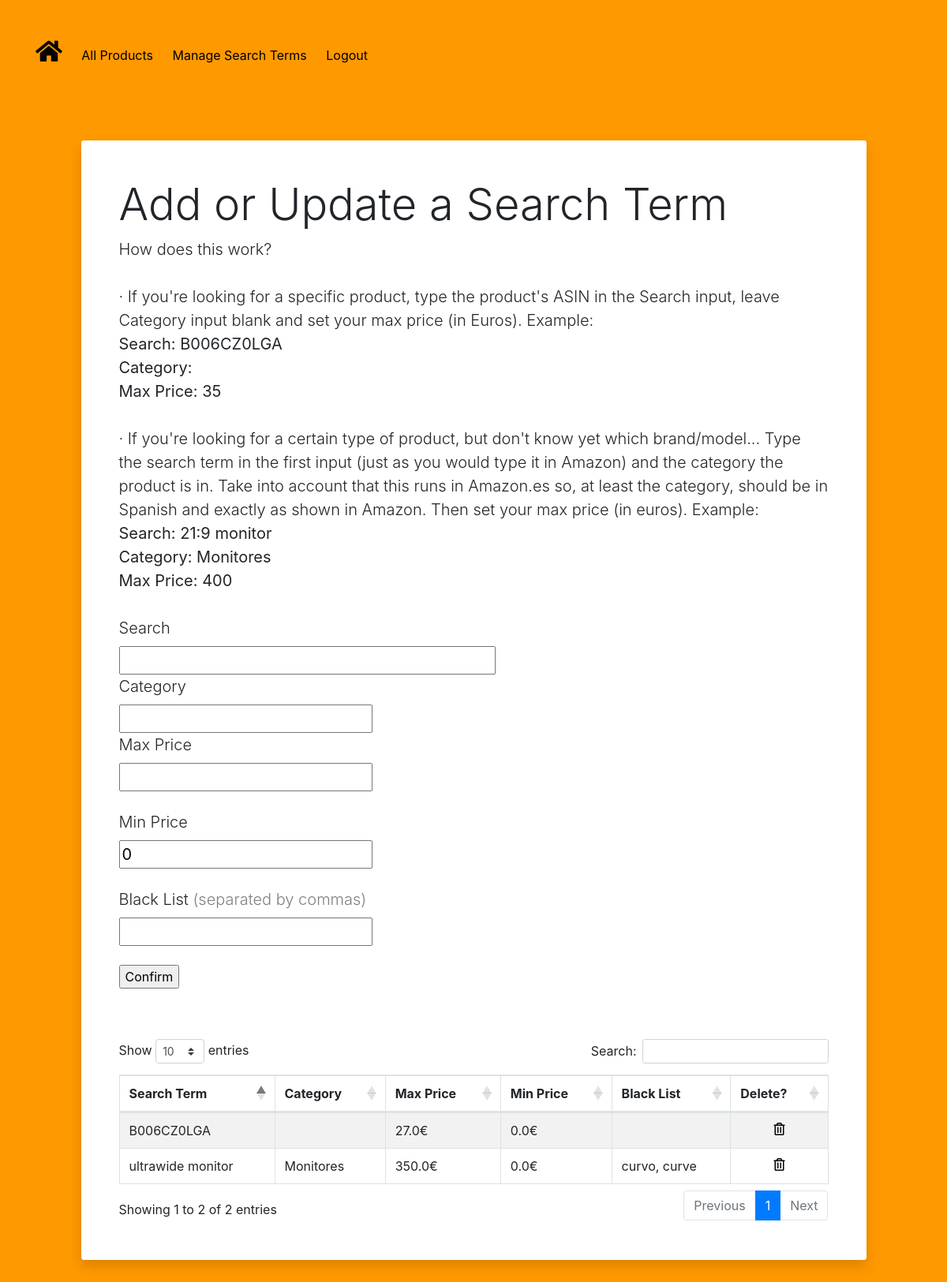
The page /manage-search-terms (signed in) on the database its author committed.
### app/models.py (models this page shows, shortened)
class Search(db.Model):
    id = db.Column(db.Integer, primary_key=True, autoincrement=True)
    name = db.Column(db.String(100), nullable = False, unique=True)
    category = db.Column(db.String(100), nullable = False)
    max_price = db.Column(db.Float, nullable = False)
    min_price = db.Column(db.Float, nullable=True, default = 0)
    black_list = db.Column(db.String(500), nullable=True, default = "")
    user_id = db.Column(db.Integer, db.ForeignKey('user.id', ondelete="cascade"), default=0)

### app/routes.py (the view, shortened to what this page needs)
@app.route("/manage-search-terms", methods=["GET", "POST"])
@login_required
def manage_search_terms():
    form = AddSearchForm()
    search_data = Search.query.filter_by(user_id = current_user.id).all()
    return render_template("searches.html", search_data = search_data, form = form)

### app/forms.py
class AddSearchForm(FlaskForm):
    name = StringField('Search', validators=[DataRequired()])
    category = StringField('Category')
    max_price = FloatField('Max Price', validators=[DataRequired()])
    min_price = FloatField('Min Price', default=0)
    black_list = StringField('Black List')
    submit = SubmitField('Confirm')

### app/models.py (called while the page is built)
@login.user_loader
def load_user(id):
    return User.query.get(int(id))

### app/templates/searches.html (shortened to what this page needs)
{% extends "base.html" %}
{% block content %}
<div class="py-5">
    <div class="row py-5">
        <div class="col-lg-10 col-10 mx-auto">
            <div class="card rounded shadow border-0">
                <div class="card-body p-5 bg-white rounded">
                    <h1 class="display-4">Add or Update a Search Term</h1>
                    <p class="lead mb-0">
                        How does this work?<br><br>
                        · If you're looking for a specific product, type the product's ASIN in the Search input, leave Category input blank and set your max price (in Euros). Example:<br>
                        <strong>
                        Search: B006CZ0LGA<br>
                        Category: <br>
                        Max Price: 35</strong><br><br>
                        · If you're looking for a certain type of product, but don't know yet which brand/model... Type the search term in the first input (just as you would type it in Amazon) and the category the product is in. Take into account that this runs in Amazon.es so, at least the category, should be in Spanish and exactly as shown in Amazon. Then set your max price (in euros). Example:<br>
                        <strong>
                        Search: 21:9 monitor<br>
                        Category: Monitores<br>
                        Max Price: 400</strong><br><br>
                    </p>
                    <form action="" method="post" novalidate>
                        <p class="lead mb-0">
                            {{ form.name.label }}<br>
                            {{ form.name(size=32) }}
                        </p>
                        <p class="lead mb-0">
                            {{ form.category.label }}<br>
                            {{ form.category }}
                        </p>
                        <p class="lead mb-0">
                            {{ form.max_price.label }}<br>
                            {{ form.max_price }}
                        </p><br>
                        <p class="lead mb-0">
                            {{ form.min_price.label }}<br>
                            {{ form.min_price }}
                        </p><br>
                        <p class="lead mb-0">
                            {{ form.black_list.label }} <span style="color:gray">(separated by commas)</span><br>
                            {{ form.black_list }}
                        </p><br>
                        <p>{{ form.submit() }}</p>
                    </form>
                    <br><br>
                    <div class="table-responsive">
                        <table id="example" class="table table-striped table-bordered">
                            <thead>
                                <tr>
                                    <th>Search Term</th>
                                    <th>Category</th>
                                    <th>Max Price</th>
                                    <th>Min Price</th>
                                    <th>Black List</th>
                                    <th>Delete?</th>
                                </tr>
                            </thead>
                            <tbody>
                                {% for search in search_data %}
                                <tr>
                                    <td>{{search.name}}</td>
                                    <td>{{search.category}}</td>
                                    <td>{{search.max_price}}€</td>
                                    <td>{{search.min_price}}€</td>
                                    <td>{{search.black_list}}</td>
                                    <td style="text-align:center"><a href="{{ url_for('delete_search_term') }}?id={{search.id}}"><i class="far fa-trash-alt"></i></a></td>
                                </tr>
                                {% endfor %}
                            </tbody>
                        </table>
                    </div>
                </div>
            </div>
        </div>
    </div>
</div>
{% endblock %}

### app/templates/base.html (style rules this page uses)
body { min-height: 100vh; max-width: 100vw; background-color: #FF9900; }
a { color: black; }

### rows shown on the page
Search: name "B006CZ0LGA", max_price "27.0", min_price "0.0"
Search: name "ultrawide monitor", category "Monitores", max_price "350.0", min_price "0.0", black_list "curvo, curve"
